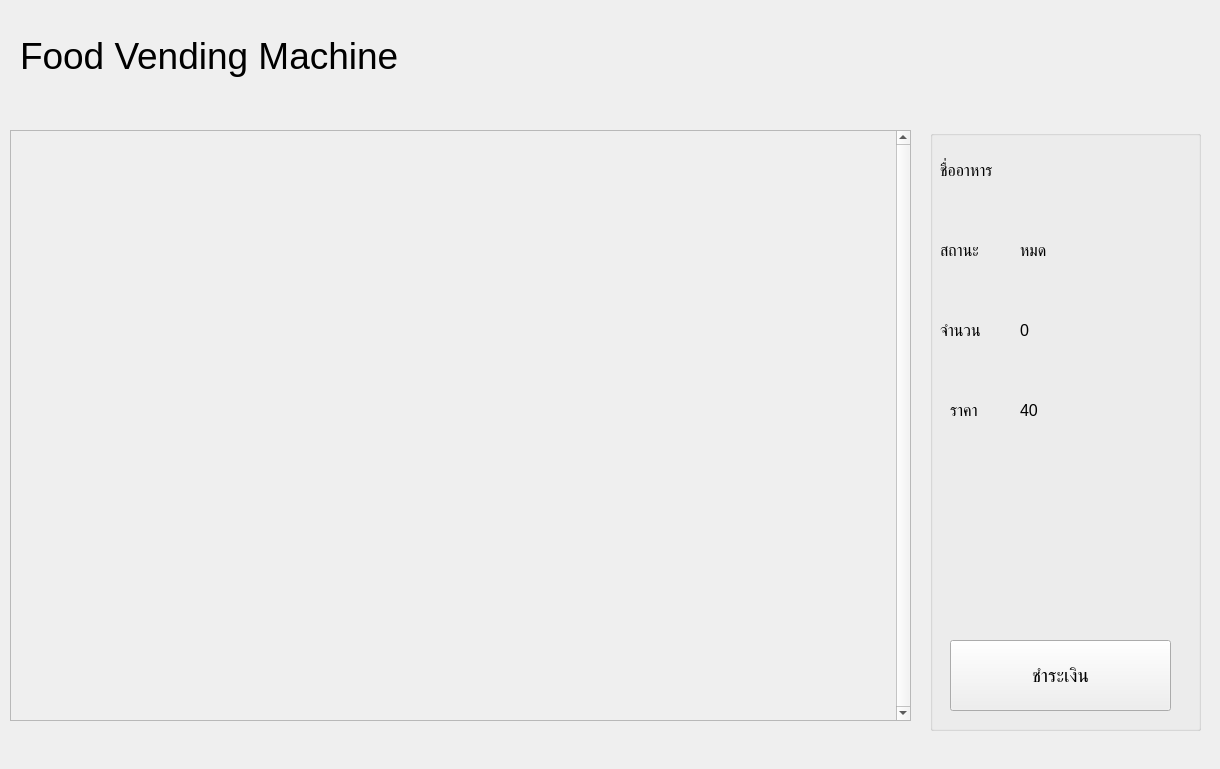
<?xml version="1.0" encoding="UTF-8"?>
<ui version="4.0">
 <class>MainForm</class>
 <widget class="QWidget" name="MainForm">
  <property name="geometry">
   <rect>
    <x>0</x>
    <y>0</y>
    <width>1220</width>
    <height>769</height>
   </rect>
  </property>
  <property name="sizePolicy">
   <sizepolicy hsizetype="Fixed" vsizetype="Fixed">
    <horstretch>0</horstretch>
    <verstretch>0</verstretch>
   </sizepolicy>
  </property>
  <property name="minimumSize">
   <size>
    <width>1220</width>
    <height>769</height>
   </size>
  </property>
  <property name="maximumSize">
   <size>
    <width>1220</width>
    <height>769</height>
   </size>
  </property>
  <property name="windowTitle">
   <string>Main Screen - Food Vending Machine</string>
  </property>
  <property name="windowIcon">
   <iconset resource="../image/icon/icon.qrc">
    <normaloff>:/icon/vending-machine.png</normaloff>:/icon/vending-machine.png</iconset>
  </property>
  <widget class="QLabel" name="lblHeader">
   <property name="geometry">
    <rect>
     <x>20</x>
     <y>10</y>
     <width>711</width>
     <height>91</height>
    </rect>
   </property>
   <property name="font">
    <font>
     <pointsize>28</pointsize>
    </font>
   </property>
   <property name="text">
    <string>Food Vending Machine</string>
   </property>
  </widget>
  <widget class="QScrollArea" name="foodArea">
   <property name="geometry">
    <rect>
     <x>10</x>
     <y>130</y>
     <width>901</width>
     <height>591</height>
    </rect>
   </property>
   <property name="minimumSize">
    <size>
     <width>901</width>
     <height>591</height>
    </size>
   </property>
   <property name="maximumSize">
    <size>
     <width>901</width>
     <height>591</height>
    </size>
   </property>
   <property name="verticalScrollBarPolicy">
    <enum>Qt::ScrollBarAlwaysOn</enum>
   </property>
   <property name="horizontalScrollBarPolicy">
    <enum>Qt::ScrollBarAlwaysOff</enum>
   </property>
   <property name="widgetResizable">
    <bool>true</bool>
   </property>
   <property name="alignment">
    <set>Qt::AlignLeading|Qt::AlignLeft|Qt::AlignVCenter</set>
   </property>
   <widget class="QWidget" name="scrollAreaWidgetContents">
    <property name="geometry">
     <rect>
      <x>0</x>
      <y>0</y>
      <width>882</width>
      <height>589</height>
     </rect>
    </property>
    <layout class="QGridLayout" name="gridLayout">
     <property name="leftMargin">
      <number>10</number>
     </property>
     <property name="topMargin">
      <number>10</number>
     </property>
     <property name="rightMargin">
      <number>10</number>
     </property>
     <property name="bottomMargin">
      <number>10</number>
     </property>
    </layout>
   </widget>
  </widget>
  <widget class="QLabel" name="lblTimeClock">
   <property name="geometry">
    <rect>
     <x>750</x>
     <y>10</y>
     <width>451</width>
     <height>91</height>
    </rect>
   </property>
   <property name="font">
    <font>
     <pointsize>28</pointsize>
    </font>
   </property>
   <property name="text">
    <string/>
   </property>
   <property name="alignment">
    <set>Qt::AlignRight|Qt::AlignTrailing|Qt::AlignVCenter</set>
   </property>
  </widget>
  <widget class="QGroupBox" name="groupBoxDetailFood">
   <property name="geometry">
    <rect>
     <x>930</x>
     <y>130</y>
     <width>271</width>
     <height>601</height>
    </rect>
   </property>
   <property name="title">
    <string/>
   </property>
   <property name="flat">
    <bool>true</bool>
   </property>
   <widget class="QLabel" name="lblName">
    <property name="geometry">
     <rect>
      <x>10</x>
      <y>10</y>
      <width>251</width>
      <height>61</height>
     </rect>
    </property>
    <property name="font">
     <font>
      <pointsize>12</pointsize>
     </font>
    </property>
    <property name="layoutDirection">
     <enum>Qt::LeftToRight</enum>
    </property>
    <property name="text">
     <string>ชื่ออาหาร</string>
    </property>
    <property name="alignment">
     <set>Qt::AlignLeading|Qt::AlignLeft|Qt::AlignVCenter</set>
    </property>
   </widget>
   <widget class="QLabel" name="label_2">
    <property name="geometry">
     <rect>
      <x>10</x>
      <y>90</y>
      <width>61</width>
      <height>61</height>
     </rect>
    </property>
    <property name="font">
     <font>
      <pointsize>12</pointsize>
     </font>
    </property>
    <property name="layoutDirection">
     <enum>Qt::LeftToRight</enum>
    </property>
    <property name="text">
     <string>สถานะ</string>
    </property>
    <property name="alignment">
     <set>Qt::AlignLeading|Qt::AlignLeft|Qt::AlignVCenter</set>
    </property>
   </widget>
   <widget class="QLabel" name="lblStatus">
    <property name="geometry">
     <rect>
      <x>90</x>
      <y>90</y>
      <width>171</width>
      <height>61</height>
     </rect>
    </property>
    <property name="font">
     <font>
      <pointsize>12</pointsize>
     </font>
    </property>
    <property name="layoutDirection">
     <enum>Qt::LeftToRight</enum>
    </property>
    <property name="text">
     <string>หมด</string>
    </property>
    <property name="alignment">
     <set>Qt::AlignLeading|Qt::AlignLeft|Qt::AlignVCenter</set>
    </property>
   </widget>
   <widget class="QLabel" name="label_6">
    <property name="geometry">
     <rect>
      <x>10</x>
      <y>170</y>
      <width>61</width>
      <height>61</height>
     </rect>
    </property>
    <property name="font">
     <font>
      <pointsize>12</pointsize>
     </font>
    </property>
    <property name="layoutDirection">
     <enum>Qt::LeftToRight</enum>
    </property>
    <property name="text">
     <string>จำนวน</string>
    </property>
    <property name="alignment">
     <set>Qt::AlignLeading|Qt::AlignLeft|Qt::AlignVCenter</set>
    </property>
   </widget>
   <widget class="QLabel" name="lblStock">
    <property name="geometry">
     <rect>
      <x>90</x>
      <y>170</y>
      <width>171</width>
      <height>61</height>
     </rect>
    </property>
    <property name="font">
     <font>
      <pointsize>12</pointsize>
     </font>
    </property>
    <property name="layoutDirection">
     <enum>Qt::LeftToRight</enum>
    </property>
    <property name="text">
     <string>0</string>
    </property>
    <property name="alignment">
     <set>Qt::AlignLeading|Qt::AlignLeft|Qt::AlignVCenter</set>
    </property>
   </widget>
   <widget class="QLabel" name="label_3">
    <property name="geometry">
     <rect>
      <x>20</x>
      <y>250</y>
      <width>61</width>
      <height>61</height>
     </rect>
    </property>
    <property name="font">
     <font>
      <pointsize>12</pointsize>
     </font>
    </property>
    <property name="layoutDirection">
     <enum>Qt::LeftToRight</enum>
    </property>
    <property name="text">
     <string>ราคา</string>
    </property>
    <property name="alignment">
     <set>Qt::AlignLeading|Qt::AlignLeft|Qt::AlignVCenter</set>
    </property>
   </widget>
   <widget class="QLabel" name="lblPrice">
    <property name="geometry">
     <rect>
      <x>90</x>
      <y>250</y>
      <width>171</width>
      <height>61</height>
     </rect>
    </property>
    <property name="font">
     <font>
      <pointsize>12</pointsize>
     </font>
    </property>
    <property name="layoutDirection">
     <enum>Qt::LeftToRight</enum>
    </property>
    <property name="text">
     <string>40</string>
    </property>
    <property name="alignment">
     <set>Qt::AlignLeading|Qt::AlignLeft|Qt::AlignVCenter</set>
    </property>
   </widget>
   <widget class="QPushButton" name="btnPay">
    <property name="geometry">
     <rect>
      <x>20</x>
      <y>510</y>
      <width>221</width>
      <height>71</height>
     </rect>
    </property>
    <property name="font">
     <font>
      <pointsize>14</pointsize>
     </font>
    </property>
    <property name="text">
     <string>ชำระเงิน</string>
    </property>
   </widget>
  </widget>
  <zorder>groupBoxDetailFood</zorder>
  <zorder>foodArea</zorder>
  <zorder>lblHeader</zorder>
  <zorder>lblTimeClock</zorder>
 </widget>
 <resources>
  <include location="../image/icon/icon.qrc"/>
 </resources>
 <connections/>
</ui>
